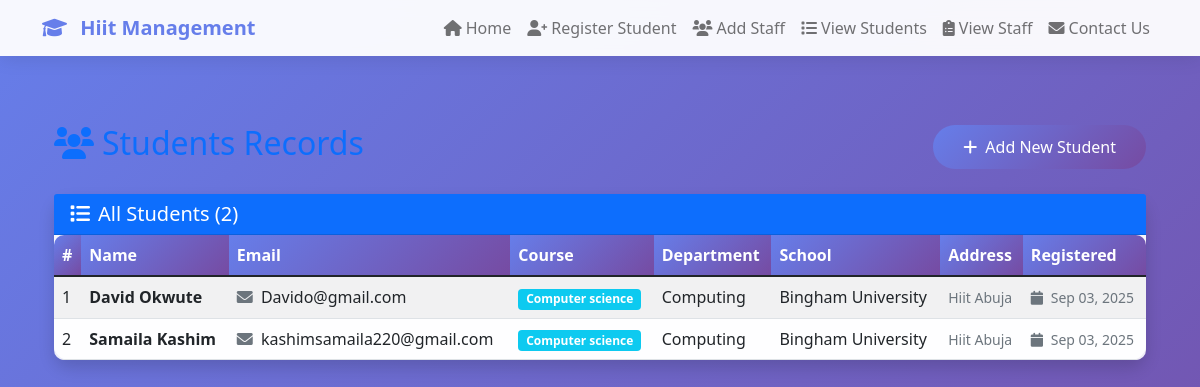
Screenshot of /students-record/ with the database file from the repository.
### myapp/models.py (models this page shows, shortened)
class Student(models.Model):
    first_name = models.CharField(max_length=100)
    last_name = models.CharField(max_length=100)
    email = models.EmailField(unique=True)
    home_address = models.TextField()
    password = models.CharField(max_length=128)
    course = models.CharField(max_length=100)
    department = models.CharField(max_length=100)
    school = models.CharField(max_length=100)
    created_at = models.DateTimeField(auto_now_add=True)
    class Meta:
        ordering = ['-created_at']

### myapp/views.py (the view)
# urls.py: path('students-record/', views.students_record, name='students_record'),
def students_record(request):
    students = Student.objects.all()
    return render(request, 'students_record.html', {'students': students})

### templates/students_record.html (shortened to what this page needs)
{% extends 'base.html' %}
{% block content %}
<div class="container mt-4">
    <div class="row">
        <div class="col-12">
            <div class="d-flex justify-content-between align-items-center mb-4">
                <h2 class="text-primary">
                    <i class="fas fa-users me-2"></i>Students Records
                </h2>
                <a href="{% url 'student_registration' %}" class="btn btn-primary">
                    <i class="fas fa-plus me-2"></i>Add New Student
                </a>
            </div>
            {% if students %}
                <div class="card shadow">
                    <div class="card-header bg-primary text-white">
                        <h5 class="mb-0">
                            <i class="fas fa-list me-2"></i>All Students ({{ students.count }})
                        </h5>
                    </div>
                    <div class="card-body p-0">
                        <div class="table-responsive">
                            <table class="table table-striped table-hover mb-0">
                                <thead class="table-dark">
                                    <tr>
                                        <th scope="col">#</th>
                                        <th scope="col">Name</th>
                                        <th scope="col">Email</th>
                                        <th scope="col">Course</th>
                                        <th scope="col">Department</th>
                                        <th scope="col">School</th>
                                        <th scope="col">Address</th>
                                        <th scope="col">Registered</th>
                                    </tr>
                                </thead>
                                <tbody>
                                    {% for student in students %}
                                    <tr>
                                        <td>{{ forloop.counter }}</td>
                                        <td>
                                            <strong>{{ student.first_name }} {{ student.last_name }}</strong>
                                        </td>
                                        <td>
                                            <i class="fas fa-envelope me-1 text-muted"></i>
                                            {{ student.email }}
                                        </td>
                                        <td>
                                            <span class="badge bg-info">{{ student.course }}</span>
                                        </td>
                                        <td>{{ student.department }}</td>
                                        <td>{{ student.school }}</td>
                                        <td>
                                            <small class="text-muted">{{ student.home_address|truncatechars:30 }}</small>
                                        </td>
                                        <td>
                                            <small class="text-muted">
                                                <i class="fas fa-calendar me-1"></i>
                                                {{ student.created_at|date:"M d, Y" }}
                                            </small>
                                        </td>
                                    </tr>
                                    {% endfor %}
                                </tbody>
                            </table>
                        </div>
                    </div>
                </div>
            {% endif %}
        </div>
    </div>
</div>
{% endblock %}

### templates/base.html (shortened to what this page needs)
<!DOCTYPE html>
<html lang="en">
<head>
    <link href="https://cdn.jsdelivr.net/npm/bootstrap@5.1.3/dist/css/bootstrap.min.css" rel="stylesheet">
    <link href="https://cdnjs.cloudflare.com/ajax/libs/font-awesome/6.0.0/css/all.min.css" rel="stylesheet">
</head>
<body>
    <nav class="navbar navbar-expand-lg navbar-light fixed-top">
        <div class="container">
            <a class="navbar-brand" href="{% url 'landing_page' %}">
                <i class="fas fa-graduation-cap me-2"></i>
                Hiit Management
            </a>
            <div class="collapse navbar-collapse" id="navbarNav">
                <ul class="navbar-nav ms-auto">
                    <li class="nav-item">
                        <a class="nav-link" href="{% url 'landing_page' %}">
                            <i class="fas fa-home me-1"></i>Home
                        </a>
                    </li>
                    <li class="nav-item">
                        <a class="nav-link" href="{% url 'student_registration' %}">
                            <i class="fas fa-user-plus me-1"></i>Register Student
                        </a>
                    </li>
                    <li class="nav-item">
                        <a class="nav-link" href="{% url 'add_staff' %}">
                            <i class="fas fa-users me-1"></i>Add Staff
                        </a>
                    </li>
                    <li class="nav-item">
                        <a class="nav-link" href="{% url 'students_record' %}">
                            <i class="fas fa-list me-1"></i>View Students
                        </a>
                    </li>
                    <li class="nav-item">
                        <a class="nav-link" href="{% url 'staff_records' %}">
                            <i class="fas fa-clipboard-list me-1"></i>View Staff
                        </a>
                    </li>
                    <li class="nav-item">
                        <a class="nav-link" href="{% url 'contact_us' %}">
                            <i class="fas fa-envelope me-1"></i>Contact Us
                        </a>
                    </li>
                </ul>
            </div>
        </div>
    </nav>
    <main style="margin-top: 80px; padding: 20px 0;">
        <div class="container">
            {% block content %}
            {% endblock %}
        </div>
    </main>
</body>
</html>

### templates/base.html (style rules this page uses)
body { background: linear-gradient(135deg, #667eea 0%, #764ba2 100%); min-height: 100vh; }
.navbar { background: rgba(255, 255, 255, 0.95) !important; backdrop-filter: blur(10px); box-shadow: 0 2px 20px rgba(0,0,0,0.1); }
.navbar-brand { font-weight: bold; color: #667eea !important; }
.nav-link { font-weight: 500; transition: all 0.3s ease; }
.card { background: rgba(255, 255, 255, 0.95); backdrop-filter: blur(10px); border: none; border-radius: 15px; box-shadow: 0 8px 32px rgba(0,0,0,0.1); transition: transform 0.3s ease; }
.btn-primary { background: linear-gradient(135deg, #667eea 0%, #764ba2 100%); border: none; border-radius: 25px; padding: 10px 30px; font-weight: 500; transition: all 0.3s ease; }
.table { background: rgba(255, 255, 255, 0.9); border-radius: 10px; overflow: hidden; }
.table thead th { background: linear-gradient(135deg, #667eea 0%, #764ba2 100%); color: white; border: none; }

### rows the page displays
Student: first_name "David", last_name "Okwute", email "Davido@gmail.com", course "Computer science", department "Computing", school "Bingham University", home_address "Hiit Abuja", created_at "Sep 03, 2025"
Student: first_name "Samaila", last_name "Kashim", email "kashimsamaila220@gmail.com", course "Computer science", department "Computing", school "Bingham University", home_address "Hiit Abuja", created_at "Sep 03, 2025"

### other values shown
{{ students.count }} "2"
